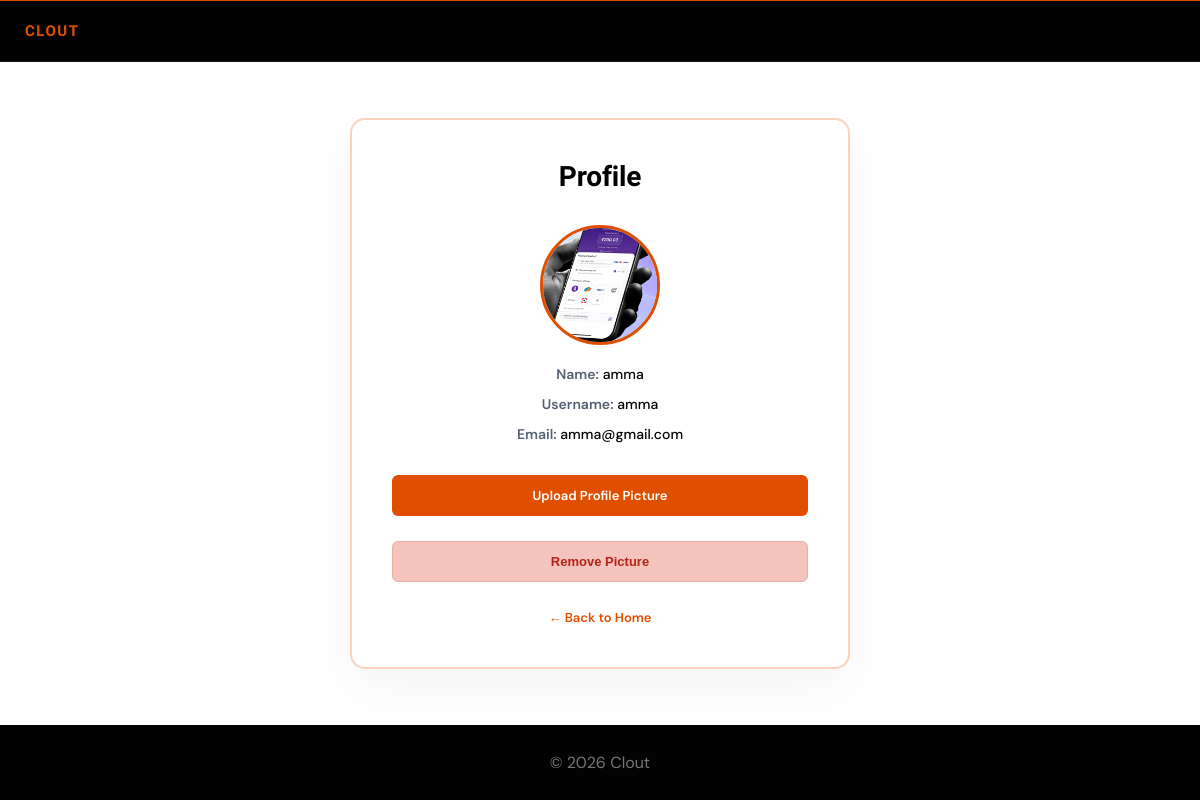
The page /profile/ (signed in) on the database its author committed.
### shop/models.py (models this page shows, shortened)
class CustomUser(AbstractUser):
    name = models.CharField(max_length=150, blank=True)
    age = models.PositiveIntegerField(null=True, blank=True)
    phone_number = models.CharField(
        max_length=20,
        unique=True,
        null=True,
        blank=True,
    )
    email = models.EmailField(unique=True)
    profile_image = models.ImageField(upload_to="profiles/", null=True, blank=True)
    course_access_approved = models.BooleanField(default=False)
    active_session_key = models.CharField(max_length=40, blank=True, default="")

### shop/views.py (the view)
@login_required(login_url="login")
def profile(request):
    from .forms import ProfileImageForm
    if request.method == "POST":
        if "remove_image" in request.POST:
            if request.user.profile_image:
                request.user.profile_image.delete()
                request.user.profile_image = None
                request.user.save()
            return redirect(
                "profile"
            )
        else:
            form = ProfileImageForm(
                request.POST,
                request.FILES,
                instance=request.user
            )
            if form.is_valid():
                form.save()
                return redirect(
                    "profile"
                )
    else:
        form = ProfileImageForm(
            instance=request.user
        )
    return render(
        request,
        "shop/profile.html",
        {
            "form": form
        }
    )

### shop/templates/shop/profile.html (shortened to what this page needs)
<!DOCTYPE html>
<html lang="en">
<head>
    <link rel="stylesheet" href="https://cdnjs.cloudflare.com/ajax/libs/cropperjs/1.5.13/cropper.min.css">
<link rel="stylesheet" href="/static/responsive.css">
</head>
<body>
    <nav class="navbar">
        <div class="nav-container">
            <a
                href="{% url 'index' %}"
                class="logo"
            >
                CLOUT
            </a>
        </div>
    </nav>
    <main class="main">
        <div class="card">
            <h1 class="card-title">
                Profile
            </h1>
            <div class="profile-section">
                <div class="profile-image-container">
                    {% if user.profile_image %}
                        <img src="{{ user.profile_image.url }}" alt="Profile">
                    {% else %}
                        <span>👤</span>
                    {% endif %}
                </div>
                <div class="profile-info">
                    <div class="info-row">
                        <span class="info-label">Name:</span>
                        <span class="info-value">{{ user.name }}</span>
                    </div>
                    <div class="info-row">
                        <span class="info-label">Username:</span>
                        <span class="info-value">{{ user.username }}</span>
                    </div>
                    <div class="info-row">
                        <span class="info-label">Email:</span>
                        <span class="info-value">{{ user.email }}</span>
                    </div>
                </div>
            </div>
            <form id="uploadForm" method="POST" enctype="multipart/form-data">
                <div class="form-group">
                    <div class="file-input-wrapper">
                        <label for="profile_image" class="file-input-label">
                             Upload Profile Picture
                        </label>
                    </div>
                </div>
            </form>
            {% if user.profile_image %}
                <form method="POST" style="margin-top: 12px;">
                    <button
                        type="submit"
                        name="remove_image"
                        class="btn btn-danger"
                        style="width: 100%;"
                    >
                        Remove Picture
                    </button>
                </form>
            {% endif %}
            <div class="back-link">
                <a href="{% url 'index' %}">
                    ← Back to Home
                </a>
            </div>
        </div>
    </main>
    <footer class="footer">
        <div class="footer-container">
            <div class="copyright">
                © 2026 Clout
            </div>
        </div>
    </footer>
</body>
</html>

### shop/static/responsive.css (style rules this page uses)
html { max-width: 100%; overflow-x: hidden; }
body { max-width: 100%; min-width: 0; overflow-x: hidden; }
img, video, svg, canvas, iframe { max-width: 100%; }
img, video { height: auto; }
input, select, textarea, button { max-width: 100%; min-width: 0; }
button, a { overflow-wrap: anywhere; }
footer { width: 100%; flex-shrink: 0; }

### shop/templates/shop/profile.html (style rules this page uses)
* { margin: 0; padding: 0; box-sizing: border-box; }
:root { --orange: #E04F00; --black: #020202; --white: #FFFFFF; --off-white: #FBF8F4; --heading: "Acme", sans-serif; --body: "DM Sans", sans-serif; }
body { background: var(--white); font-family: var(--body); color: var(--black); display: flex; flex-direction: column; min-height: 100vh; }
.navbar { height: 62px; background: var(--black); border-top: 1px solid var(--orange); border-bottom: 1px solid rgba(255,255,255,.08); display: flex; align-items: center; z-index: 1000; flex-shrink: 0; }
.nav-container { width: min(1380px, calc(100% - 50px)); margin: auto; display: flex; align-items: center; justify-content: space-between; }
.logo { color: var(--orange); font-size: 15px; font-weight: bold; text-decoration: none; font-family: var(--heading); letter-spacing: 1.5px; }
.main { flex: 1; display: flex; align-items: center; justify-content: center; padding: 40px 20px; }
.card { width: 100%; max-width: 500px; background: white; border: 2px solid #f4996870; border-radius: 15px; box-shadow: 0 20px 45px rgba(0,0,0,.045); padding: 40px; }
.card-title { font-size: 28px; font-weight: 600; font-family: var(--heading); text-align: center; margin-bottom: 32px; letter-spacing: -0.2px; }
.profile-section { text-align: center; margin-bottom: 32px; }
.profile-image-container { width: 120px; height: 120px; margin: 0 auto 20px; border-radius: 50%; overflow: hidden; background: #f0ede6; border: 3px solid var(--orange); display: flex; align-items: center; justify-content: center; font-size: 50px; }
.profile-image-container img { width: 100%; height: 100%; object-fit: cover; }
.profile-info { margin-bottom: 24px; }
.info-row { margin-bottom: 12px; font-size: 14px; }
.info-label { color: #536071; font-weight: 600; }
.info-value { color: var(--black); font-weight: 500; }
.form-group { margin-bottom: 20px; }
.file-input-wrapper { position: relative; overflow: hidden; display: inline-block; width: 100%; }
.file-input-label { display: block; padding: 12px 16px; background: var(--orange); color: white; border-radius: 6px; cursor: pointer; font-size: 13px; font-weight: 600; text-align: center; transition: background 0.2s ease; }
.btn { flex: 1; padding: 12px 16px; border: none; border-radius: 6px; font-size: 13px; font-weight: 600; cursor: pointer; transition: all 0.2s ease; }
.btn-danger { background: #f5c4bc; color: #b42318; border: 1px solid #eab0a0; }
.back-link { text-align: center; margin-top: 24px; }
.back-link a { color: var(--orange); text-decoration: none; font-size: 13px; font-weight: 600; }
.footer { background: var(--black); color: #777; text-align: center; padding: 27px 20px; flex-shrink: 0; }

### rows shown on the page
CustomUser: profile_image (picture), name "amma", username "amma", email "amma@gmail.com"
